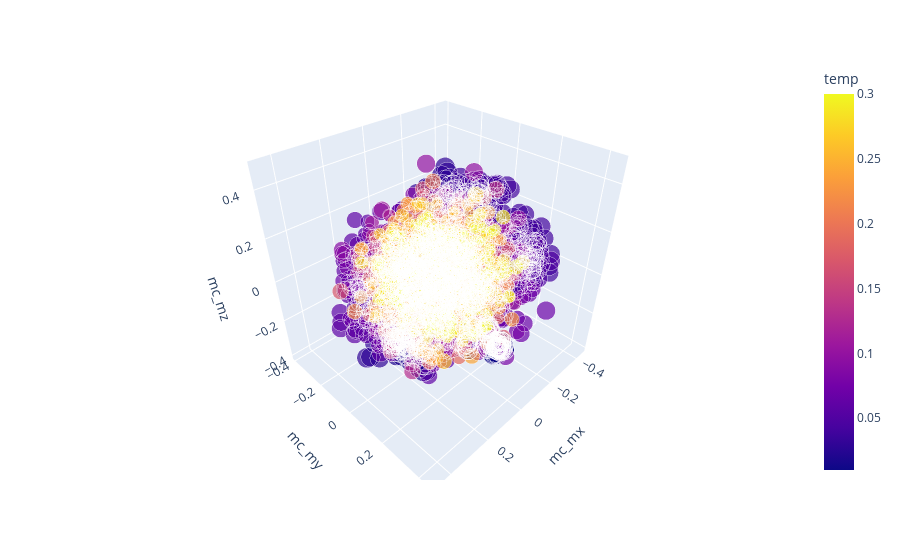

The code cell stored with this chart in its notebook:
### Code cell
fig = px.scatter_3d(df_mc, x='mc_mx', y='mc_my',
                    z='mc_mz', size='mc_m2', color='temp')
fig.show()

### Figure 1 — Plotly figure (JSON) as saved in the notebook; plotly's stock layout.template omitted (floating-point values rounded to 4 significant figures; data arrays with more than 128 entries replaced by an {"elided": "..."} marker saying what was removed)
{"data": [{"hovertemplate": "mc_mx=%{x}<br>mc_my=%{y}<br>mc_mz=%{z}<br>mc_m2=%{marker.size}<br>temp=%{marker.color}<extra></extra>", "legendgroup": "", "marker": {"color": {"elided": "6000 float values"}, "coloraxis": "coloraxis", "size": {"elided": "6000 float values"}, "sizemode": "area", "sizeref": 0.0005908, "symbol": "circle"}, "mode": "markers", "name": "", "scene": "scene", "showlegend": false, "type": "scatter3d", "x": {"elided": "6000 float values"}, "y": {"elided": "6000 float values"}, "z": {"elided": "6000 float values"}}], "layout": {"coloraxis": {"colorbar": {"title": {"text": "temp"}}, "colorscale": [[0, "#0d0887"], [0.1111, "#46039f"], [0.2222, "#7201a8"], [0.3333, "#9c179e"], [0.4444, "#bd3786"], [0.5556, "#d8576b"], [0.6667, "#ed7953"], [0.7778, "#fb9f3a"], [0.8889, "#fdca26"], [1, "#f0f921"]]}, "legend": {"itemsizing": "constant", "tracegroupgap": 0}, "margin": {"t": 60}, "scene": {"domain": {"x": [0, 1], "y": [0, 1]}, "xaxis": {"title": {"text": "mc_mx"}}, "yaxis": {"title": {"text": "mc_my"}}, "zaxis": {"title": {"text": "mc_mz"}}}}}
